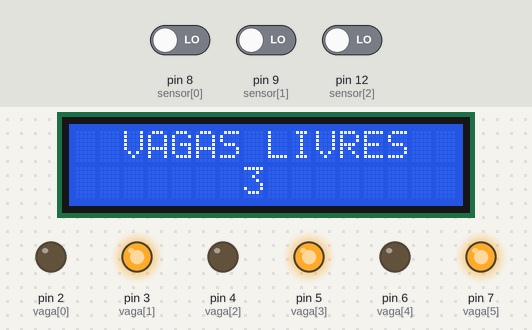
The sketch below on a simulated Arduino Uno, built with avr-gcc and run on an emulated ATmega328P. Parts: 16×2 character LCD, output pins drawn as LEDs (lit = HIGH). The test bench sets the inputs (shaded band); at power-on: pin 8 (sensor[0]) LOW, pin 9 (sensor[1]) LOW, pin 12 (sensor[2]) LOW.

Above: at 1.2 s.
1.3 s: pin 8 (sensor[0]) driven HIGH
At 3.4 s:
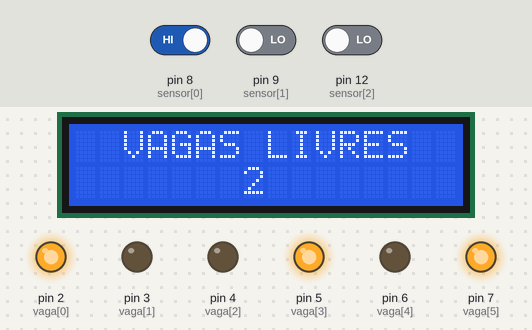
5.7 s: pin 9 (sensor[1]) driven HIGH
At 7.4 s:
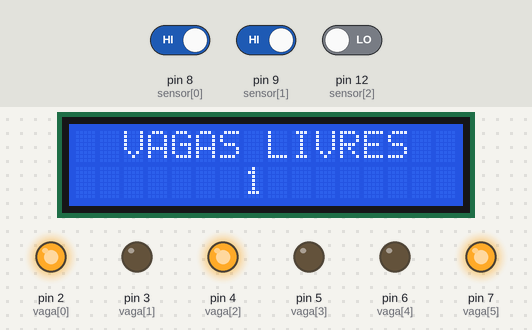
10.1 s: pin 12 (sensor[2]) driven HIGH
At 12.9 s:
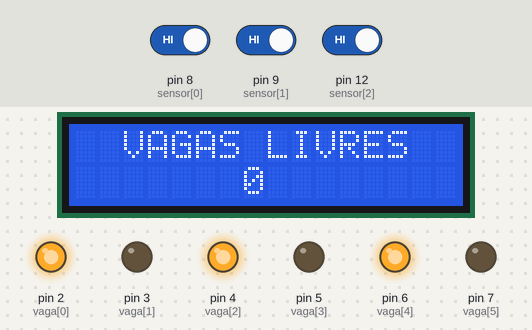
14.5 s: pin 8 (sensor[0]) driven LOW
At 15.6 s:
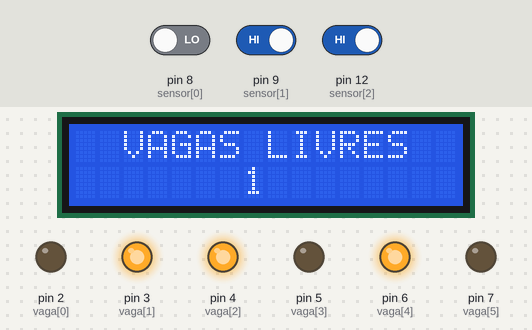
18.9 s: pin 9 (sensor[1]) driven LOW
At 22.4 s:
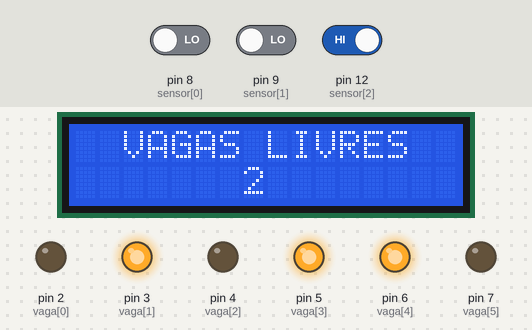
23.3 s: pin 8 (sensor[0]) driven HIGH
At 25.1 s:
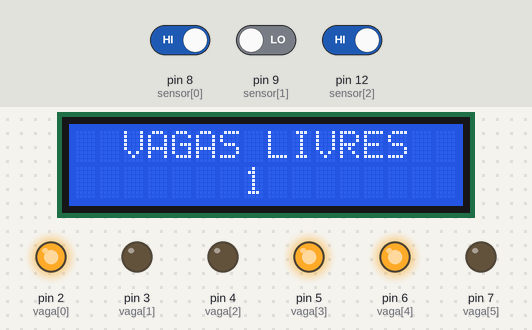
Timing chart, 0 to 26.6 s (numbered marks = the images above; inputs shaded):
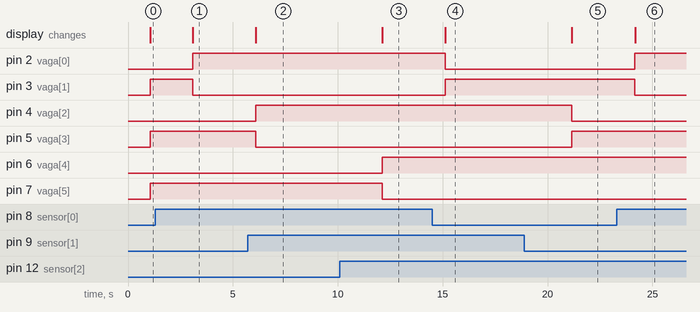

The sketch:

main.ino
```cpp
/* EA076 - Projeto Final: Estacionamento

    Isabella Bigatto    138537
    Júlia Dias          156019

    Objetivo: implementar um sistema que reconhece, através de um par de sensores infravermelhos, a quantidade e quais são as vagas livres em um estacionamento,
    através de um display LCD  e LEDs verdes e vermelhos.

    Referências:
    - LCD e 74HC595: https://playground.arduino.cc/Main/LiquidCrystal
    - Arduino e 74HC595: http://br-arduino.org/2015/01/aumentando-as-portas-digitais-do-arduino-com-o-ci-74hc595-shift-register.html

*/

/* Bibliotecas usadas para processamento de expressoes regulares, interrupção de tempo e integração entre o LCD e o shift-register */
#include <stdio.h>
#include <TimerOne.h>
#include <LiquidCrystal.h>
#include <SPI.h>

LiquidCrystal lcd(10);    //LCD recebe os dados pelo Latch do CI, que está ligado ao pino 10 do Arduino

/* Vetores criados para atribuir os LEDs das vagas e os sensores aos pinos digitais do MCU */
int vaga[] = {2, 3, 4, 5, 6, 7};
int sensor[] = {8, 9, 12};

/* Variáveis e vetor auxiliares */
int valor[3];            // O tamanho desse vetor deve ser definido de acordo com o tamanho de sensor[]
int n = 0, livre = 0;

/* Inicializações e definições dos pinos do Arduino como entrada ou saída */
void setup()
{
  for (n = 0; n < 6; n++) {
    pinMode(vaga[n], OUTPUT);
  }
  for (n = 0; n < 2; n++) {
    pinMode(sensor[n], INPUT);
  }
  Timer1.initialize(3000000);                 // Interrupção a cada 3s
  Timer1.attachInterrupt(medida);            // Associa a função medida() à interrupção periódica
  Serial.begin(9600);
  lcd.begin(16, 2);                           // Define o número de colunas e linhas do LCD
}

/* Função que realiza a valor dos sensores a cada interrupção de tempo */
void medida()
{
  for (n = 0; n <= 2; n++)
    valor[n] = digitalRead(sensor[n]);
}

/* Função que realiza a comunicação com o display LCD */
void displayLCD() {

  lcd.clear();                // Limpa a tela
  lcd.setCursor(2, 0);        // Posiciona o cursor na terceira coluna e primeira linha
  lcd.print("VAGAS LIVRES");
  lcd.setCursor(7, 1);
  lcd.print(livre, DEC);      // Imprime o valor da variável livre usada no loop()
  delay(1000);
  livre = 0;

}

void loop()
{

  displayLCD();

  /*  valor[] recebe os valores digitais medidos pelos sensores de cada vaga em medida().
      Um par de posições de vaga[] representa uma vaga do estacionamento, a primeira aciona o vermelho e a segunda o verde.
      Com isso, no código abaixo, cada valor de valor [] controla um par de LEDs.
      Da maneira que o hardware foi montado, os LEDs vermelhos estão associados às posições pares do vetor e os verdes às ímpares.
  */

  for (n = 0; n <= 2; n++) {

    if (valor[n] == 0) {             // valor[n] == 0 significa vaga livre
      digitalWrite(vaga[2 * n], LOW);
      digitalWrite(vaga[2 * n + 1], HIGH);
    }
    else {
      digitalWrite(vaga[2 * n], HIGH);
      digitalWrite(vaga[2 * n + 1], LOW);
    }

    /* O bloco abaixo contabiliza quantos LEDs verdes estão acesos para que a informação seja enviada ao LCD */
    if (digitalRead(vaga[2 * n + 1]) == HIGH) {
      livre++;
    }
  }
}
```

Measured:
- after the input at 1.3 s, pin 2 (vaga[0]): LOW → HIGH after 1.8 s; pin 3 (vaga[1]): HIGH → LOW after 1.8 s; the display: changes after 1.8 s (image 1)
- after the input at 5.7 s, pin 4 (vaga[2]): LOW → HIGH after 0.39 s; pin 5 (vaga[3]): HIGH → LOW after 0.39 s; the display: changes after 0.39 s (image 2)
- after the input at 10.1 s, pin 6 (vaga[4]): LOW → HIGH after 2.0 s; pin 7 (vaga[5]): HIGH → LOW after 2.0 s; the display: changes after 2.0 s (image 3)
- after the input at 14.5 s, pin 2 (vaga[0]): HIGH → LOW after 0.63 s; pin 3 (vaga[1]): LOW → HIGH after 0.63 s; the display: changes after 0.63 s (image 4)
- after the input at 18.9 s, pin 4 (vaga[2]): HIGH → LOW after 2.3 s; pin 5 (vaga[3]): LOW → HIGH after 2.3 s; the display: changes after 2.3 s (image 5)
- after the input at 23.3 s, pin 2 (vaga[0]): LOW → HIGH after 0.87 s; pin 3 (vaga[1]): HIGH → LOW after 0.87 s; the display: changes after 0.87 s (image 6)
